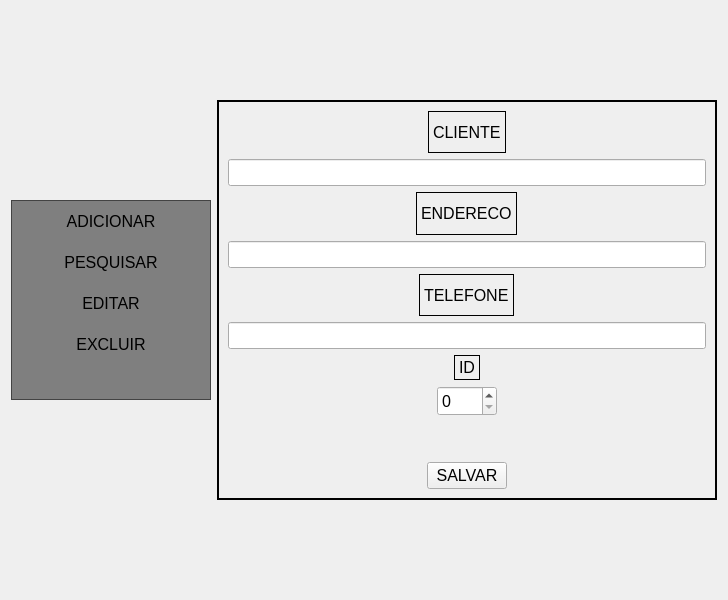
      <widget class="QWidget" name="empresa">
       <property name="minimumSize">
        <size>
         <width>600</width>
         <height>600</height>
        </size>
       </property>
       <attribute name="title">
        <string>Cadastrar Empresas</string>
       </attribute>
       <layout class="QHBoxLayout" name="horizontalLayout_3">
        <item>
         <widget class="QListWidget" name="listWidget_2">
          <property name="maximumSize">
           <size>
            <width>200</width>
            <height>200</height>
           </size>
          </property>
          <property name="font">
           <font>
            <pointsize>15</pointsize>
            <strikeout>false</strikeout>
           </font>
          </property>
          <property name="focusPolicy">
           <enum>Qt::FocusPolicy::TabFocus</enum>
          </property>
          <property name="styleSheet">
           <string notr="true">QListWidget {
    background-color: rgba(0, 0, 0, 120); /* fundo mais escuro para os itens */

}

QListWidget::item {

    padding: 11px;
border: none;
    color: black;
}
</string>
          </property>
          <property name="frameShape">
           <enum>QFrame::Shape::Panel</enum>
          </property>
          <property name="frameShadow">
           <enum>QFrame::Shadow::Sunken</enum>
          </property>
          <property name="autoScrollMargin">
           <number>16</number>
          </property>
          <property name="selectionBehavior">
           <enum>QAbstractItemView::SelectionBehavior::SelectItems</enum>
          </property>
          <item>
           <property name="text">
            <string>ADICIONAR</string>
           </property>
           <property name="font">
            <font>
             <pointsize>12</pointsize>
            </font>
           </property>
           <property name="textAlignment">
            <set>AlignCenter</set>
           </property>
           <property name="icon">
            <iconset theme="QIcon::ThemeIcon::ContactNew"/>
           </property>
          </item>
          <item>
           <property name="text">
            <string>PESQUISAR</string>
           </property>
           <property name="font">
            <font>
             <pointsize>12</pointsize>
            </font>
           </property>
           <property name="textAlignment">
            <set>AlignCenter</set>
           </property>
           <property name="icon">
            <iconset theme="QIcon::ThemeIcon::EditFind"/>
           </property>
          </item>
          <item>
           <property name="text">
            <string>EDITAR</string>
           </property>
           <property name="font">
            <font>
             <pointsize>12</pointsize>
            </font>
           </property>
           <property name="textAlignment">
            <set>AlignCenter</set>
           </property>
           <property name="icon">
            <iconset theme="QIcon::ThemeIcon::EditCut"/>
           </property>
          </item>
          <item>
           <property name="text">
            <string>EXCLUIR</string>
           </property>
           <property name="font">
            <font>
             <pointsize>12</pointsize>
            </font>
           </property>
           <property name="textAlignment">
            <set>AlignCenter</set>
           </property>
           <property name="icon">
            <iconset theme="QIcon::ThemeIcon::EditDelete"/>
           </property>
          </item>
         </widget>
        </item>
        <item alignment="Qt::AlignmentFlag::AlignLeft|Qt::AlignmentFlag::AlignVCenter">
         <widget class="QStackedWidget" name="stackedWidget_2">
          <property name="sizePolicy">
           <sizepolicy hsizetype="Expanding" vsizetype="Expanding">
            <horstretch>0</horstretch>
            <verstretch>0</verstretch>
           </sizepolicy>
          </property>
          <property name="minimumSize">
           <size>
            <width>500</width>
            <height>400</height>
           </size>
          </property>
          <property name="maximumSize">
           <size>
            <width>400</width>
            <height>300</height>
           </size>
          </property>
          <property name="frameShape">
           <enum>QFrame::Shape::WinPanel</enum>
          </property>
          <widget class="QWidget" name="page">
           <layout class="QVBoxLayout" name="verticalLayout_5">
            <item>
             <layout class="QVBoxLayout" name="verticalLayout_4">
              <item alignment="Qt::AlignmentFlag::AlignHCenter">
               <widget class="QLabel" name="label_7">
                <property name="font">
                 <font>
                  <pointsize>12</pointsize>
                 </font>
                </property>
                <property name="frameShape">
                 <enum>QFrame::Shape::Box</enum>
                </property>
                <property name="text">
                 <string>CLIENTE</string>
                </property>
               </widget>
              </item>
              <item>
               <widget class="QLineEdit" name="empresa_nome">
                <property name="font">
                 <font>
                  <pointsize>12</pointsize>
                 </font>
                </property>
                <property name="styleSheet">
                 <string notr="true">background-image: url(:/Imagens/branco de fundo.png);</string>
                </property>
               </widget>
              </item>
              <item alignment="Qt::AlignmentFlag::AlignHCenter">
               <widget class="QLabel" name="label_8">
                <property name="font">
                 <font>
                  <pointsize>12</pointsize>
                 </font>
                </property>
                <property name="frameShape">
                 <enum>QFrame::Shape::Box</enum>
                </property>
                <property name="text">
                 <string>ENDERECO</string>
                </property>
               </widget>
              </item>
              <item>
               <widget class="QLineEdit" name="empresa_endereco">
                <property name="font">
                 <font>
                  <pointsize>12</pointsize>
                 </font>
                </property>
                <property name="styleSheet">
                 <string notr="true">background-image: url(:/Imagens/branco de fundo.png);</string>
                </property>
               </widget>
              </item>
              <item alignment="Qt::AlignmentFlag::AlignHCenter">
               <widget class="QLabel" name="label_10">
                <property name="font">
                 <font>
                  <pointsize>12</pointsize>
                 </font>
                </property>
                <property name="frameShape">
                 <enum>QFrame::Shape::Box</enum>
                </property>
                <property name="text">
                 <string>TELEFONE</string>
                </property>
               </widget>
              </item>
              <item>
               <widget class="QLineEdit" name="empresa_telefone">
                <property name="font">
                 <font>
                  <pointsize>12</pointsize>
                 </font>
                </property>
                <property name="styleSheet">
                 <string notr="true">background-image: url(:/Imagens/branco de fundo.png);</string>
                </property>
               </widget>
              </item>
              <item alignment="Qt::AlignmentFlag::AlignHCenter">
               <widget class="QLabel" name="label_9">
                <property name="maximumSize">
                 <size>
                  <width>30</width>
                  <height>25</height>
                 </size>
                </property>
                <property name="font">
                 <font>
                  <pointsize>12</pointsize>
                 </font>
                </property>
                <property name="frameShape">
                 <enum>QFrame::Shape::Box</enum>
                </property>
                <property name="text">
                 <string>ID</string>
                </property>
               </widget>
              </item>
              <item alignment="Qt::AlignmentFlag::AlignHCenter">
               <widget class="QSpinBox" name="empresa_id">
                <property name="maximumSize">
                 <size>
                  <width>60</width>
                  <height>30</height>
                 </size>
                </property>
                <property name="font">
                 <font>
                  <pointsize>12</pointsize>
                 </font>
                </property>
                <property name="maximum">
                 <number>1000</number>
                </property>
               </widget>
              </item>
              <item>
               <spacer name="verticalSpacer_4">
                <property name="orientation">
                 <enum>Qt::Orientation::Vertical</enum>
                </property>
                <property name="sizeType">
                 <enum>QSizePolicy::Policy::Minimum</enum>
                </property>
                <property name="sizeHint" stdset="0">
                 <size>
                  <width>20</width>
                  <height>40</height>
                 </size>
                </property>
               </spacer>
              </item>
              <item alignment="Qt::AlignmentFlag::AlignHCenter">
               <widget class="QPushButton" name="btnSalvarEmpresa">
                <property name="font">
                 <font>
                  <pointsize>12</pointsize>
                 </font>
                </property>
                <property name="styleSheet">
                 <string notr="true">background-image: url(:/Imagens/branco de fundo.png);</string>
                </property>
                <property name="text">
                 <string>SALVAR</string>
                </property>
               </widget>
              </item>
             </layout>
            </item>
           </layout>
          </widget>
          <widget class="QWidget" name="page_2"/>
         </widget>
        </item>
       </layout>
      </widget>
